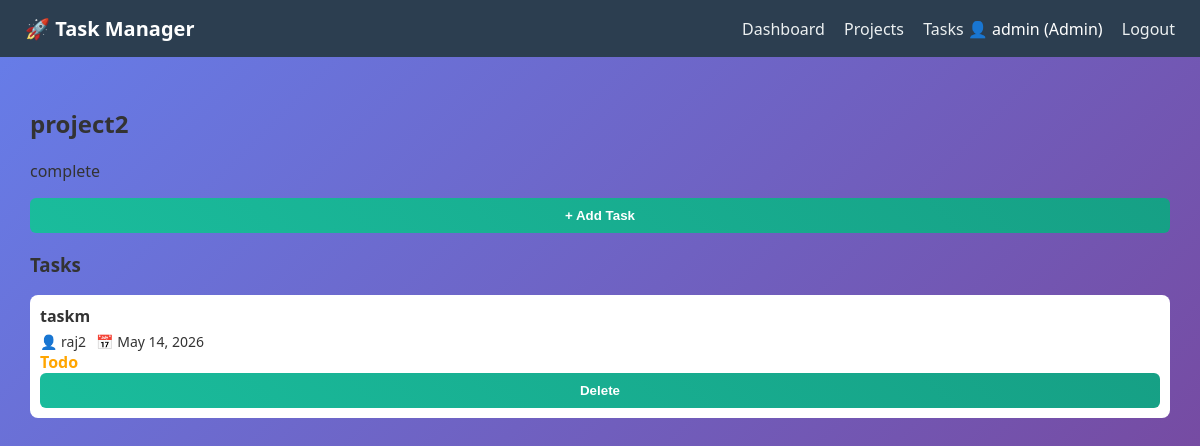
The app's page /project/2/ (signed in) with its own data.
### task_manager/models.py (models this page shows, shortened)
class Profile(models.Model):
    ROLE_CHOICES = [
        ('Admin', 'Admin'),
        ('Member', 'Member')
    ]
    user = models.OneToOneField(User, on_delete=models.CASCADE)
    role = models.CharField(max_length=10, choices=ROLE_CHOICES, default="Member")

class Project(models.Model):
    name = models.CharField(max_length=100)
    description = models.TextField(blank=True)
    created_by = models.ForeignKey(User, on_delete=models.CASCADE)
    members = models.ManyToManyField(User, related_name="projects")  # ✅ important
    created_at = models.DateTimeField(auto_now_add=True)

class Task(models.Model):
    STATUS_CHOICES = [
        ('TODO', 'TODO'),
        ('IN_PROGRESS', 'IN_PROGRESS'),
        ('DONE', 'DONE'),
    ]
    title = models.CharField(max_length=200)
    description = models.TextField(blank=True)
    project = models.ForeignKey(
        Project,
        on_delete=models.CASCADE,
        related_name="tasks"
    )
    assigned_to = models.ForeignKey(
        User,
        on_delete=models.CASCADE,
        related_name="tasks"
    )
    status = models.CharField(max_length=20, choices=STATUS_CHOICES, default="TODO")
    due_date = models.DateField()
    created_at = models.DateTimeField(auto_now_add=True)

### task_manager/views.py (the view)
# urls.py: path('project/<int:project_id>/', views.project_detail, name="project_detail"),
def project_detail(request, project_id):
    project = get_object_or_404(Project, id=project_id)
    if request.user not in project.members.all() and request.user != project.created_by:
        return redirect("projects")
    tasks = project.tasks.all()
    members = project.members.all()
    return render(request, "project_detail.html", {
        "project": project,
        "tasks": tasks,
        "members": members
    })

### templates/project_detail.html (shortened to what this page needs)
{% extends "base.html" %}
{% block content %}
<div class="project-header">
    <h2>{{ project.name }}</h2>
    <p class="project-desc">{{ project.description }}</p>
</div>
{% if user.profile.role == "Admin" %}
    <a href="{% url 'create_task' %}?project={{ project.id }}">
        <button class="primary-btn">+ Add Task</button>
    </a>
{% endif %}
<h3 class="section-title">Tasks</h3>
{% if tasks %}
<div class="task-list">
    {% for task in tasks %}
        <div class="task-item">
            <div class="task-title">
                <strong>{{ task.title }}</strong>
            </div>
            <div class="task-meta">
                <span>👤 {{ task.assigned_to.username }}</span>
                <span>📅 {{ task.due_date }}</span>
            </div>
            <div class="task-status">
                <span class="status status-{{ task.status }}">
                    {{ task.status|title }}
                </span>
            </div>
            {% if user.profile.role == "Admin" %}
                <a href="{% url 'delete_task' task.id %}">
                    <button class="delete-btn">Delete</button>
                </a>
            {% endif %}
        </div>
    {% endfor %}
</div>
{% else %}
    <p class="empty-text">No tasks found.</p>
{% endif %}
{% endblock %}

### templates/base.html (shortened to what this page needs)
<!DOCTYPE html>
<html>
<head>
    {% load static %}
    <link rel="stylesheet" href="{% static 'css/style.css' %}">
</head>
<body>
<nav class="navbar">
    <div class="logo">🚀 Task Manager</div>
    <div class="nav-links">
        {% if user.is_authenticated %}
            <a href="{% url 'dashboard' %}">Dashboard</a>
            <a href="{% url 'projects' %}">Projects</a>
            <a href="{% url 'tasks' %}">Tasks</a>
            <span class="role">
                👤 {{ user.username }} ({{ user.profile.role }})
            </span>
            <a href="{% url 'logout' %}" class="logout">Logout</a>
        {% else %}
            <a href="{% url 'login' %}">Login</a>
            <a href="{% url 'signup' %}">Signup</a>
        {% endif %}
    </div>
</nav>
<div class="container">
    {% block content %}{% endblock %}
</div>
</body>
</html>

### static/css/style.css (style rules this page uses)
body { font-family: 'Segoe UI', sans-serif; margin: 0; background: linear-gradient(135deg, #667eea, #764ba2); color: #333; }
.navbar { display: flex; justify-content: space-between; align-items: center; background: #2c3e50; padding: 15px 25px; color: white; }
.logo { font-size: 20px; font-weight: bold; }
.nav-links a { color: #ecf0f1; margin-left: 15px; text-decoration: none; font-weight: 500; }
.logout { color: #e74c3c; }
.container { padding: 30px; }
button { background: linear-gradient(45deg, #1abc9c, #16a085); color: white; padding: 10px; border: none; border-radius: 6px; cursor: pointer; width: 100%; font-weight: bold; }
.status-TODO { color: orange; font-weight: bold; }
.task-list { margin-top: 10px; }
.task-item { background: #fff; padding: 10px; margin-bottom: 10px; border-radius: 8px; }
.task-meta { font-size: 14px; display: flex; gap: 10px; margin-top: 5px; }

### records on screen
Project: name "project2", description "complete"
Task: title "taskm", assigned_to.username "raj2", due_date "May 14, 2026", status "Todo"

### other values on screen
{{ user.username }} "admin"
{{ user.profile.role }} "Admin"
